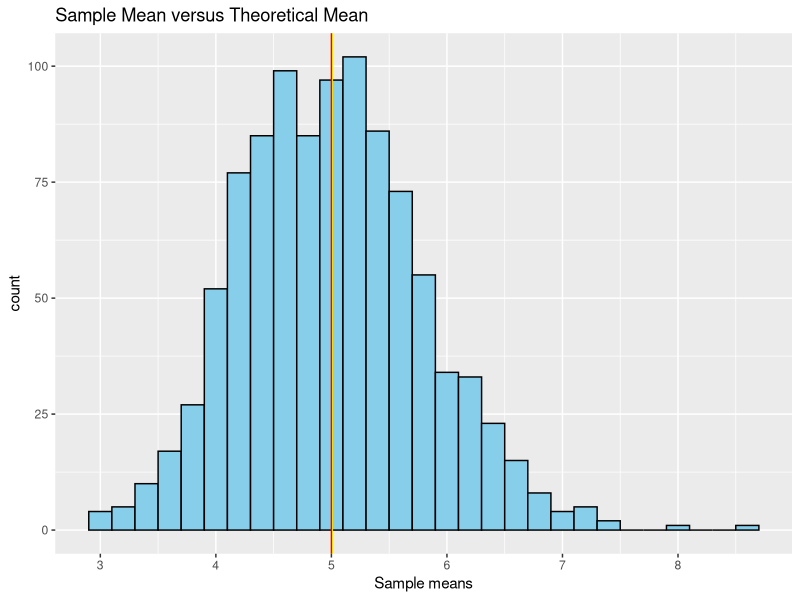
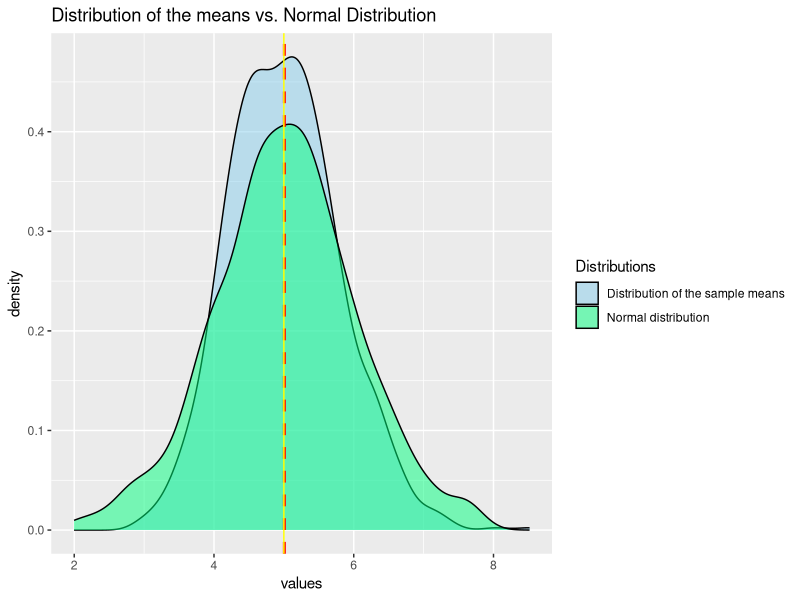

These figures' R source, in order:
## ---- chunk 1
set.seed(12031987)
library(ggplot2)

lambda <- 0.2
sims.n <- 1000
n <- 40
## ---- chunk 2
sims.exp <- replicate(sims.n, rexp(n, lambda))
sims.exp.means <- colMeans(sims.exp)
## ---- chunk 3
sample.mean <- mean(sims.exp.means)
theory.mean <- 1/lambda
## ---- chunk 4
ggplot(as.data.frame(sims.exp.means), aes(x=sims.exp.means)) +
     geom_histogram(binwidth = .2, color = "black", fill = "skyblue") + 
     geom_vline(xintercept = sample.mean, color = "yellow") +
     geom_vline(xintercept = theory.mean, color = "red") +
     labs(title = "Sample Mean versus Theoretical Mean", x = "Sample means")
## ---- chunk 5
sample.var <- var(sims.exp.means)
theory.var <- ((1/lambda)^2)/n
## ---- chunk 6
sims.norm <- rnorm(sims.n, mean=1/lambda)
## ---- chunk 7
ggplot(as.data.frame(sims.exp.means), aes(x=sims.exp.means, fill = "skyblue")) +
     geom_density(alpha= .5) + 
     geom_density(data = as.data.frame(sims.norm), aes(sims.norm, fill = "springgreen"), alpha= .5) +
     geom_vline(xintercept = sample.mean, linetype = "dashed", color = "red", size = 1) +
     geom_vline(xintercept = 1/lambda, color = "yellow", size = .5) + 
     labs(title = "Distribution of the means vs. Normal Distribution", x = "values") + 
     scale_fill_identity(name = "Distributions", 
                         guide = "legend",
                         labels = c("Distribution of the sample means", "Normal distribution"))
